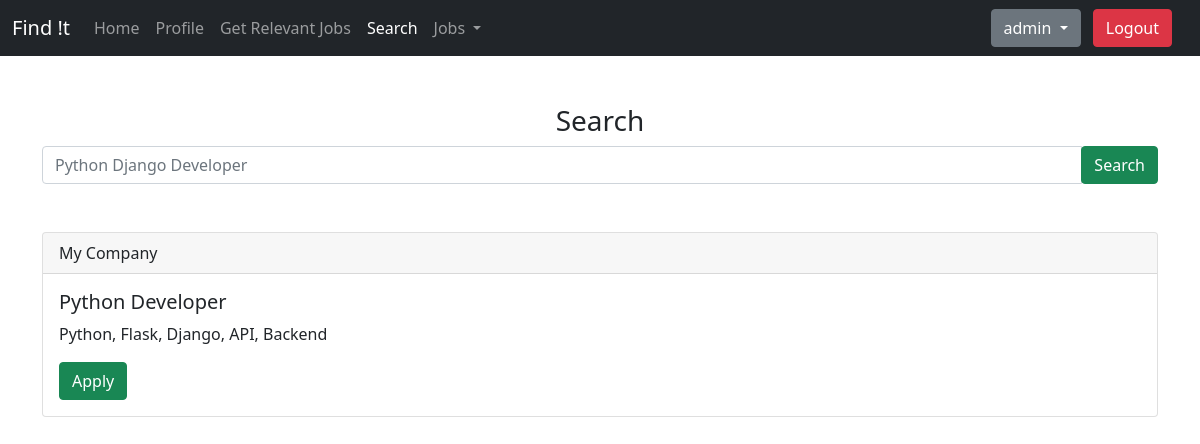
The app's page /search?query=Python (signed in) with its own data.
### home/models.py (models this page shows, shortened)
class Job(models.Model):
    company_name = models.CharField(max_length=100, blank=True, null=True, default="My Company")
    title = models.CharField(max_length=100, blank=True, null=True, default="Developer")
    job_description = models.CharField(max_length=500, blank=True, null=True)
    tags = models.CharField(max_length=100, blank=True, null=True)

### home/views.py (the view)
# urls.py: path('search', views.search, name='search'),
@login_required
def search(request):
    query = request.GET['query']
    if len(query) < 1:
        query = "Python Developer "
    relatedJobs = Job.objects.filter(title__icontains=query) or Job.objects.filter(company_name__icontains=query) or Job.objects.filter(job_description__icontains=query) or Job.objects.filter(tags__icontains=query)
    params = {'relatedJobs': relatedJobs}
    return render(request, 'search.html', params)

### templates/search.html (shortened to what this page needs)
{% extends 'base.html' %}
{% block searchActive %} active {% endblock searchActive %}
{% block body %}
<div class="container mt-5">
    <h3 class="text-center"> Search </h3>
    <form method="get" action="{% url 'search' %}">
    <div class="input-group mb-3">
        <input type="search" class="form-control" id="query" name="query" aria-label="Search" placeholder="Python Django Developer" aria-describedby="submit">
        <div class="input-group-append">
          <button class="btn btn-success ml-3" type="submit" id="submit">Search</button>
        </div>
      </div>
    </form>
    {% for i in relatedJobs %}
        <div class="card mt-5">
            <div class="card-header">
                {{ i.company_name }}
            </div>
            <div class="card-body">
                <h5 class="card-title"> {{ i.title }} </h5>
                <p class="card-text"> {{ i.job_description }} </p>
                <a href="#" class="btn btn-success"> Apply </a>
            </div>
        </div>
        {% endfor %}
</div>
{% endblock body %}

### templates/base.html (shortened to what this page needs)
<!doctype html>
<html lang="en">
<head>
  <link href="https://cdn.jsdelivr.net/npm/bootstrap@5.0.1/dist/css/bootstrap.min.css" rel="stylesheet"
>
</head>
<body>
  <nav class="navbar navbar-expand-lg navbar-dark bg-dark">
    <div class="container-fluid">
      <a class="navbar-brand" href="/"> Find !t </a>
      <div class="collapse navbar-collapse" id="navbarSupportedContent">
        <ul class="navbar-nav me-auto mb-2 mb-lg-0">
          <li class="nav-item">
            <a class="nav-link {% block homeActive %}{% endblock homeActive %}" href="/">Home</a>
          </li>
          {% if user.is_authenticated %}
          <li class="nav-item">
            <a class="nav-link {% block profileActive %}{% endblock profileActive %}" href="{% url 'profile' %}">Profile</a>
          </li>
          <li class="nav-item">
            <a class="nav-link {% block relevantActive %}{% endblock relevantActive %}" href="{% url 'relevant' %}">Get Relevant Jobs</a>
          </li>
          <li class="nav-item">
            <a class="nav-link {% block searchActive %}{% endblock searchActive %}" href="/search?query">Search</a>
          </li>
          <li class="nav-item dropdown">
            <a class="nav-link dropdown-toggle" href="#" id="navbarDropdown" role="button" data-toggle="dropdown" aria-haspopup="true" aria-expanded="false">
              Jobs
            </a>
          </li>
          {% endif %}
        </ul>
        {% if user.is_authenticated %}
        <div class="dropdown mx-2">
          <button class="btn btn-secondary dropdown-toggle" type="button" id="user-details" data-bs-toggle="dropdown"
            aria-expanded="false">
            {{user.username}}
          </button>
          <a href="/logout" class="btn btn-danger mx-2"> Logout</a>
        </div>
        {% endif %}
      </div>
    </div>
  </nav>
  {% block body %}
  {% endblock body %}
</body>
</html>

### records on screen
Job: company_name "My Company", title "Python Developer", job_description "Python, Flask, Django, API, Backend"

### other values on screen
{{ user.username }} "admin"
